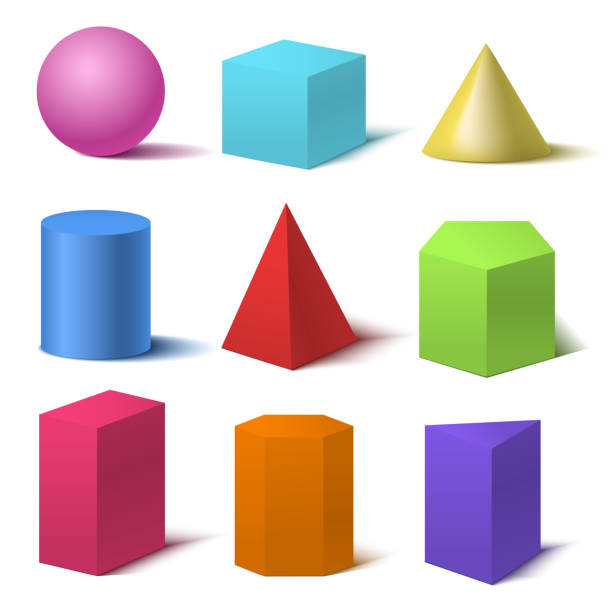
#> input picture photos/shapes.jpg, 612 x 612 px, found by its file name
$ python Task13_Aitkaliev_Alikhan.py
#> lines starting #> are read from the running program, lines starting #| are printed output that depends on the picture
import numpy as np
import cv2 as cv

img = cv.imread('shapes.jpg')
#> img is the input picture: shape (612, 612, 3); mean B, G, R 202.3, 201.9, 215
gray= cv.cvtColor(img,cv.COLOR_BGR2GRAY)
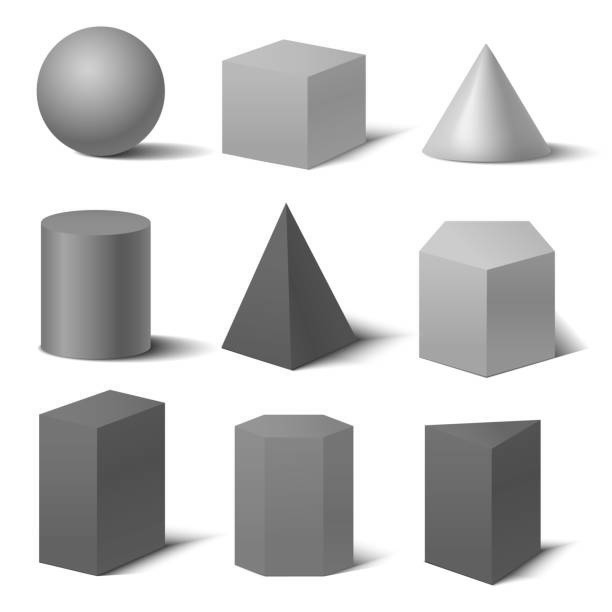
#> gray: shape (612, 612); min 49, max 255, mean 205.9

sift = cv.SIFT_create()
kp = sift.detect(gray,None)
#> kp = 146 keypoints; strongest (x, y, size): (489, 498, 82.9), (104, 283, 76.4), (298, 501, 80.4), (242, 339, 24.1)

img=cv.drawKeypoints(gray,kp,img)

cv.imwrite('sift_keypoints.jpg',img)

$ run again, with photos/Corner_part.png saved as photos/shapes.jpg
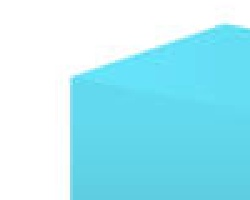
#> input picture photos/Corner_part.png, 250 x 200 px, found by its file name
#> img is the input picture: shape (200, 250, 3); mean B, G, R 244.9, 233.5, 168.6
#> `gray= cv.cvtColor(img,cv.COLOR_BGR2GRAY)`:
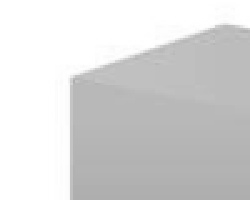
#> gray: shape (200, 250); min 172, max 255, mean 215.4
#> kp = 7 keypoints; (x, y, size): (97, 99, 44), (97, 99, 44), (224, 37, 21.3), (137, 57, 5), (162, 49, 6.8), (161, 50, 7.6), (147, 54, 6.4)
